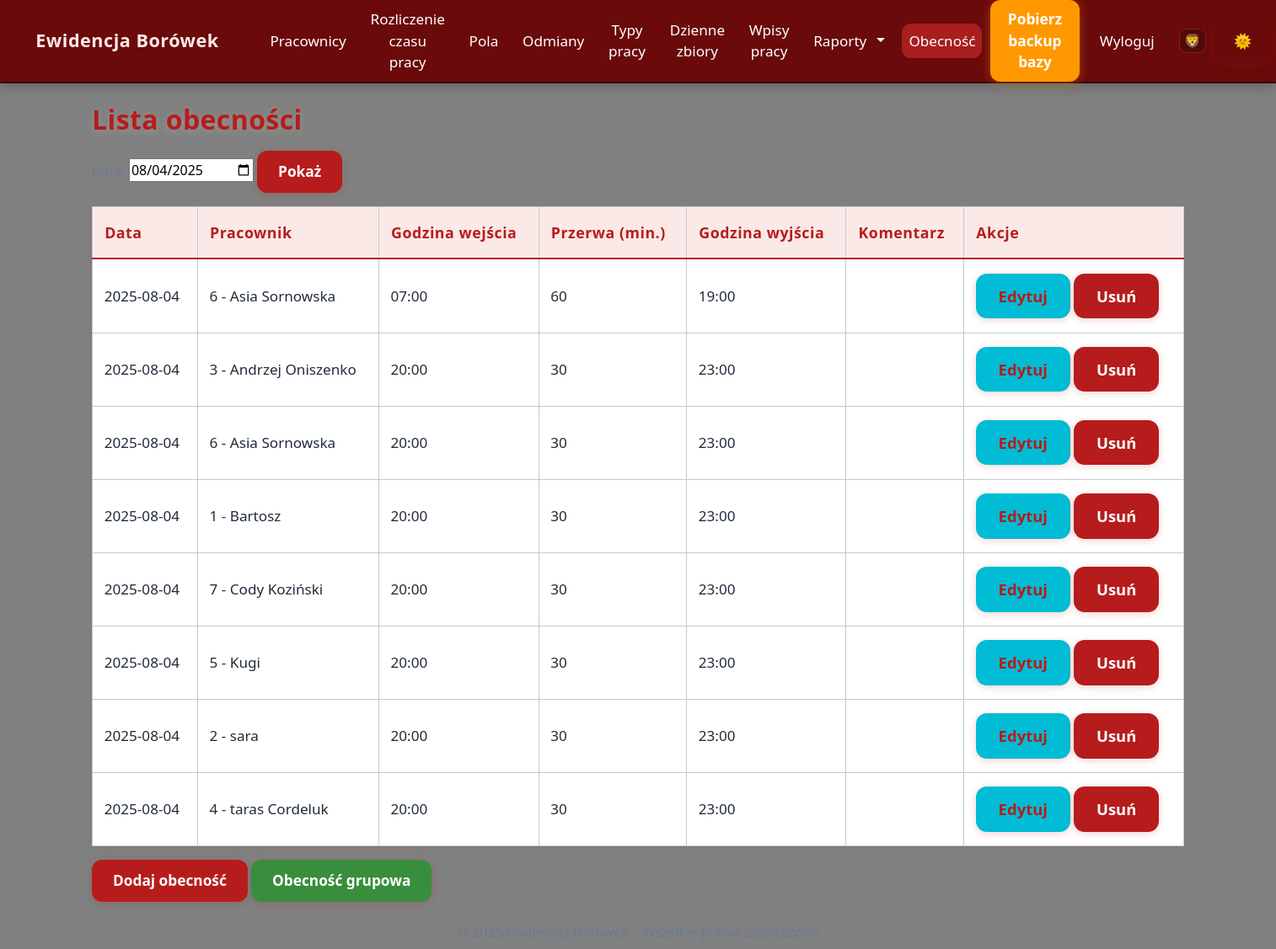
Screenshot of /presence_list?date=2025-08-04 (signed in) with the database file from the repository.
### models.py (models this page shows)
class Presence(db.Model):
    id = db.Column(db.Integer, primary_key=True)
    employee_id = db.Column(db.Integer, db.ForeignKey('employee.id'), nullable=False)
    date = db.Column(db.Date, nullable=False, default=datetime.utcnow)
    time_in = db.Column(db.Time, nullable=False)
    time_out = db.Column(db.Time, nullable=True)
    break_minutes = db.Column(db.Integer, nullable=True, default=0)
    comment = db.Column(db.Text, nullable=True)
    employee = db.relationship('Employee', backref='presences')

class Employee(db.Model):
    id = db.Column(db.Integer, primary_key=True)
    external_id = db.Column(db.String(30), unique=True)
    name = db.Column(db.String(100), nullable=False)
    external_id = db.Column(db.String(50))
    hourly_rate = db.Column(db.Float, nullable=False, default=0.0)
    piece_rate = db.Column(db.Float, nullable=False, default=0.0)
    is_active = db.Column(db.Boolean, default=True)
    entries = db.relationship('Entry', backref='employee', lazy=True, cascade="all, delete-orphan")
    harvests = db.relationship('DailyHarvest', backref='employee', lazy=True, cascade="all, delete-orphan")
    team = db.Column(db.String(64), nullable=True)

### app.py (the view)
@app.route('/presence_list')
@login_required
def presence_list():
    date_str = request.args.get('date')
    if date_str:
        presences = Presence.query.filter_by(date=date_str).order_by(Presence.time_in).all()
    else:
        presences = []
    return render_template('presence_list.html', presences=presences, selected_date=date_str)

### app.py (called while the page is built)
@app.context_processor
def inject_now():
    return {'current_year': datetime.now().year}

@app.context_processor
def inject_now():
    return {'current_year': datetime.now().year}

@login_manager.user_loader
def load_user(user_id):
    return User.query.get(int(user_id))

### templates/presence_list.html
{% extends "base.html" %}
{% block content %}
<h2>Lista obecności</h2>
<form method="get" class="mb-3">
    <label for="date">Data:</label>
    <input type="date" id="date" name="date" value="{{ selected_date or '' }}">
    <button class="btn btn-primary btn-sm">Pokaż</button>
</form>
{% if not presences %}
    <div class="alert alert-info">Brak obecności do wyświetlenia dla wybranego dnia.</div>
{% else %}
<table class="table">
    <thead>
        <tr>
            <th>Data</th>
            <th>Pracownik</th>
            <th>Godzina wejścia</th>
            <th>Przerwa (min.)</th>
            <th>Godzina wyjścia</th>
            <th>Komentarz</th>
            <th>Akcje</th>
        </tr>
    </thead>
    <tbody>
        {% for p in presences %}
        <tr>
            <td>{{ p.date }}</td>
            <td>
                {% if p.employee.external_id %}
                    {{ p.employee.external_id }} -
                {% else %}
                    {{ p.employee.id }} -
                {% endif %}
                {{ p.employee.name }}
            </td>
            <td>{{ p.time_in.strftime('%H:%M') }}</td>
            <td>{{ p.break_minutes or 0 }}</td>
            <td>{% if p.time_out %}{{ p.time_out.strftime('%H:%M') }}{% endif %}</td>
            <td>{{ p.comment }}</td>
            <td>
                <a href="{{ url_for('edit_presence', presence_id=p.id) }}" class="btn btn-sm btn-info">Edytuj</a>
                <form action="{{ url_for('delete_presence', presence_id=p.id) }}" method="post" style="display:inline;" onsubmit="return confirm('Na pewno usunąć?');">
                    <button type="submit" class="btn btn-sm btn-danger">Usuń</button>
                </form>
            </td>
        </tr>
        {% endfor %}
    </tbody>
</table>
{% endif %}
<a href="{{ url_for('presence') }}" class="btn btn-primary">Dodaj obecność</a>
<a href="{{ url_for('group_presence') }}" class="btn btn-success">Obecność grupowa</a>
{% endblock %}

### static/style.css (style rules this page uses)
body { font-family: 'Segoe UI', Tahoma, Geneva, Verdana, sans-serif; background-color: #f8f9fa; color: #343a40; transition: background 0.3s, color 0.3s; }
:root { --bg: #ffffff; --text: #222222; --navbar: #6a0a0a; --footer: #f8f9fa; --tile: #8D0707; --tile-hover: #ad1d1d; --tile-shadow: 0 4px 24px #0002; --tile-glow: 0 0 12px #d32f2f88; }
body { background: var(--bg); color: var(--text); }

### static/custom.css (style rules this page uses)
body { min-height: 100vh; background: #808080; color: #23272f; font-family: 'Segoe UI', 'Arial', sans-serif; }
.table, .table-bordered, .table-striped { background: #fff !important; border-radius: 10px !important; box-shadow: 0 2px 12px #b71c1c11; color: #212c3b !important; border: 1px solid #c6c8cf !important; }
.table th, .table td { border: 1px solid #c6c8cf !important; padding: 0.95em 0.8em !important; vertical-align: middle; font-size: 1.07em; color: #212c3b !important; font-weight: 500; background: #fff !important; }
.table thead th { background: #fbe9e7 !important; color: #b71c1c !important; font-size: 1.11em; font-weight: 700; letter-spacing: 0.03em; border-bottom: 2.5px solid #b71c1c !important; }
h1, h2, h3, h4, h5 { color: #b71c1c; font-weight: 800; letter-spacing: 0.4px; margin-bottom: 1.1rem; text-shadow: 0 2px 10px #fff3; }
label, .text-muted, .text-secondary, .muted, .secondary, small { color: #6b7a90 !important; opacity: 1 !important; font-weight: 500; }
.btn, button, .btn-primary, .btn-success, .btn-danger, .btn-info, .btn-secondary { border-radius: 0.7em !important; font-weight: 700; font-size: 1.08em; box-shadow: 0 2px 10px #b71c1c33; border: none !important; transition: background 0.15s, color 0.15s, box-shadow 0.09s; padding: 0.7em 1.45em; }
.btn-primary, .btn-danger { background: #b71c1c; color: #fff !important; }
.btn-success { background: #388e3c; color: #fff !important; }
.btn-info { background: #00bcd4; color: #b71c1c !important; }

### rows the page displays
Presence: date "2025-08-04", employee.id "6", employee.name "Asia Sornowska", time_in "07:00", break_minutes "60", time_out "19:00"
Presence: date "2025-08-04", employee.id "3", employee.name "Andrzej Oniszenko", time_in "20:00", break_minutes "30", time_out "23:00"
Presence: date "2025-08-04", employee.id "6", employee.name "Asia Sornowska", time_in "20:00", break_minutes "30", time_out "23:00"
Presence: date "2025-08-04", employee.id "1", employee.name "Bartosz", time_in "20:00", break_minutes "30", time_out "23:00"
Presence: date "2025-08-04", employee.id "7", employee.name "Cody Koziński", time_in "20:00", break_minutes "30", time_out "23:00"
Presence: date "2025-08-04", employee.id "5", employee.name "Kugi", time_in "20:00", break_minutes "30", time_out "23:00"
Presence: date "2025-08-04", employee.id "2", employee.name "sara", time_in "20:00", break_minutes "30", time_out "23:00"
Presence: date "2025-08-04", employee.id "4", employee.name "taras Cordeluk", time_in "20:00", break_minutes "30", time_out "23:00"
